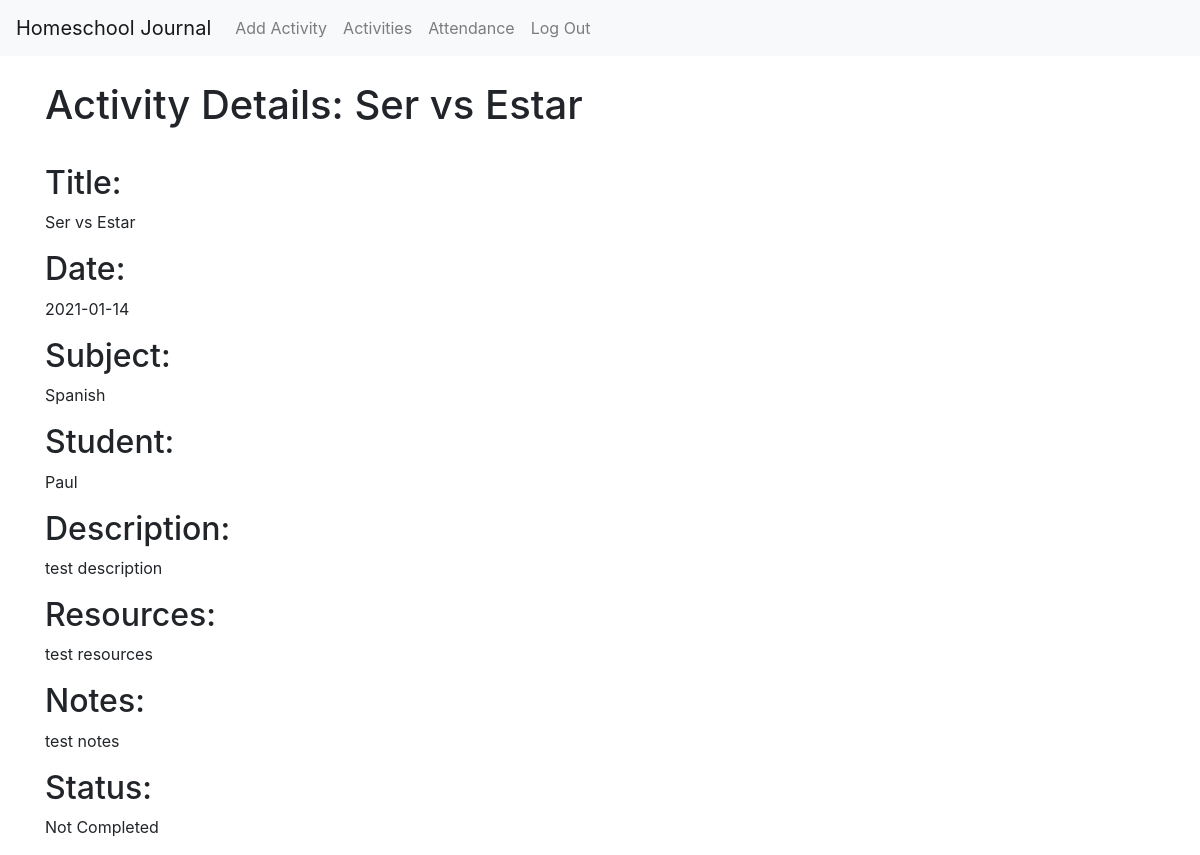
/details/Ser vs Estar (signed in), run on an earlier commit of the app's database.
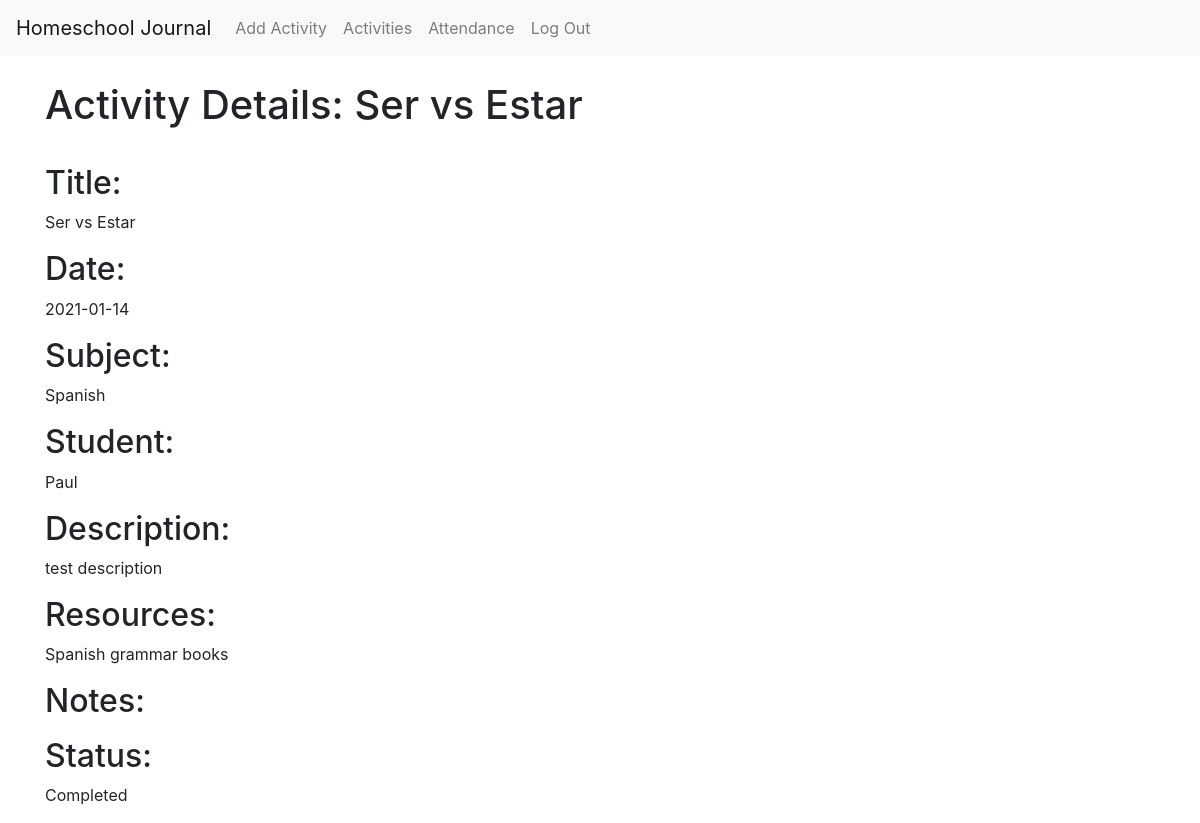
And on a later commit of the database.
### app/models.py (models this page shows, shortened)
class Activity(db.Model):
    id = db.Column(db.Integer, primary_key=True)
    title = db.Column(db.String(150), index=True, nullable=False)
    user_id = db.Column(db.Integer, db.ForeignKey('user.id'), index=True)
    subject_id = db.Column(db.Integer, db.ForeignKey('subject.id'), index=True, nullable=False)
    student_id = db.Column(db.Integer, db.ForeignKey('student.id'), index=True, nullable=False)
    description = db.Column(db.Text, index=True)
    resources = db.Column(db.Text, index=True)
    activity_date = db.Column(db.String(64), index=True, nullable=False)
    notes = db.Column(db.Text, index=True)
    status = db.Column(db.String(64), index=True, nullable=False)

### app/routes.py (the view)
@app.route('/details/<string:title>')
@login_required
def details(title):
    activity = db.session.query(Activity).filter_by(title=title).first()
    return render_template('details.html', title=title, activity=activity)

### app/models.py (called while the page is built)
@login.user_loader
def load_user(id):
    return User.query.get(int(id))

    def __str__(self):
        return self.student_name

    def __str__(self):
        return self.subject_name

### app/templates/details.html (shortened to what this page needs)
{% extends 'base.html' %}
{% block content %}
    <h1> Activity Details: {{ title }}</h1>
    <div class="content-wrapper">
        <div>
            <div class="content-group">
                <h2>Title:</h2>
                <p>{{ activity.title }}</p>
            </div>
            <div class="content-group">
                <h2>Date:</h2>
                <p>{{ activity.activity_date }}</p>
            </div>
            <div class="content-group">
                <h2>Subject:</h2>
                <p>{{ activity.subject }}</p>
            </div>
            <div class="content-group">
                <h2>Student:</h2>
                <p>{{ activity.student }}</p>
            </div>
            <div class="content-group">
                <h2>Description:</h2>
                <p>{{ activity.description }}</p>
            </div>
            <div class="content-group">
                <h2>Resources:</h2>
                <p>{{ activity.resources }}</p>
            </div>
            <div class="content-group">
                <h2>Notes:</h2>
                <p>{{ activity.notes }}</p>
            </div>
            <div class="content-group">
                <h2>Status:</h2>
                <p>{{ activity.status }}</p>
            </div>
        </div>
    </div>
{% endblock %}

What changed in the data, as far as the page shows it:
changed Activity "Ser vs Estar": resources "test resources" → "Spanish grammar books"; status "Not Completed" → "Completed"; notes "test notes" → (not shown)
